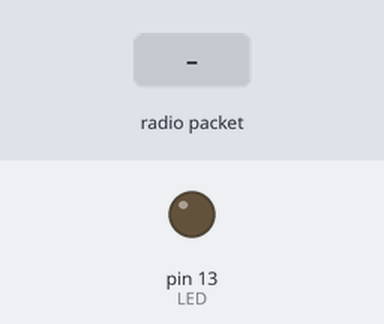
Bench run of a sketch on a simulated Arduino Uno, built with avr-gcc and run on an emulated ATmega328P. Shown: output pins drawn as LEDs (lit = HIGH). Inputs (shaded band) come from the test bench. No radio packets arrive unless stated; pins used as bus, display or sensor lines are not drawn; what the sketch prints to the serial monitor is not drawn.

Above: at 1.3 s.
1.4 s: radio packet "1" arrives
Timing chart, 0 to 4.4 s (numbered marks = the images above; inputs shaded):
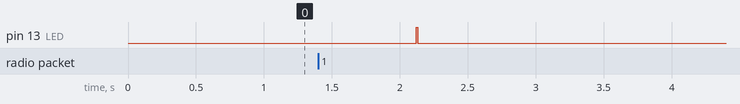

The sketch:

receiver.ino
```cpp
// Feather9x_RX
// -*- mode: C++ -*-
// Example sketch showing how to create a simple messaging client (receiver)
// with the RH_RF95 class. RH_RF95 class does not provide for addressing or
// reliability, so you should only use RH_RF95 if you do not need the higher
// level messaging abilities.
// It is designed to work with the other example Feather9x_TX

#include <SPI.h>
#include <RH_RF95.h>

/* for feather32u4 */
#define RFM95_CS 8
#define RFM95_RST 4
#define RFM95_INT 7

// Change to 434.0 or other frequency, must match RX's freq!
#define RF95_FREQ 915.0

// Singleton instance of the radio driver
RH_RF95 rf95(RFM95_CS, RFM95_INT);

// Blinky on receipt
#define LED 13

void setup()
{
  pinMode(LED, OUTPUT);
  pinMode(RFM95_RST, OUTPUT);
  digitalWrite(RFM95_RST, HIGH);

  while (!Serial);
  Serial.begin(9600);
  delay(100);

  //Serial.println("Feather LoRa RX Test!");

  // manual reset
  digitalWrite(RFM95_RST, LOW);
  delay(10);
  digitalWrite(RFM95_RST, HIGH);
  delay(10);

  while (!rf95.init()) {
    while (1);
  }

  // Defaults after init are 434.0MHz, modulation GFSK_Rb250Fd250, +13dbM
  if (!rf95.setFrequency(RF95_FREQ)) {
    while (1);
  }

  // Defaults after init are 434.0MHz, 13dBm, Bw = 125 kHz, Cr = 4/5, Sf = 128chips/symbol, CRC on

  // The default transmitter power is 13dBm, using PA_BOOST.
  // If you are using RFM95/96/97/98 modules which uses the PA_BOOST transmitter pin, then
  // you can set transmitter powers from 5 to 23 dBm:
  rf95.setTxPower(23, false);
}

void loop()
{
  if (rf95.available())
  {
    // Should be a message for us now
    uint8_t buf[RH_RF95_MAX_MESSAGE_LEN]; //message held in buf
    uint8_t len = sizeof(buf);

    if (rf95.recv(buf, &len))
    {
      digitalWrite(LED, HIGH);
      Serial.println((char*)buf); //sending received data to serial for script to grab
      delay(10);
      uint8_t data[] = "And hello back to you";
      digitalWrite(LED, LOW);
    }
    else
    {
    }
  }
  delay(1000);
}
```

Measured:
- after the input at 1.4 s, pin 13 (LED): LOW → HIGH after 0.72 s, → LOW 0.01 s later
